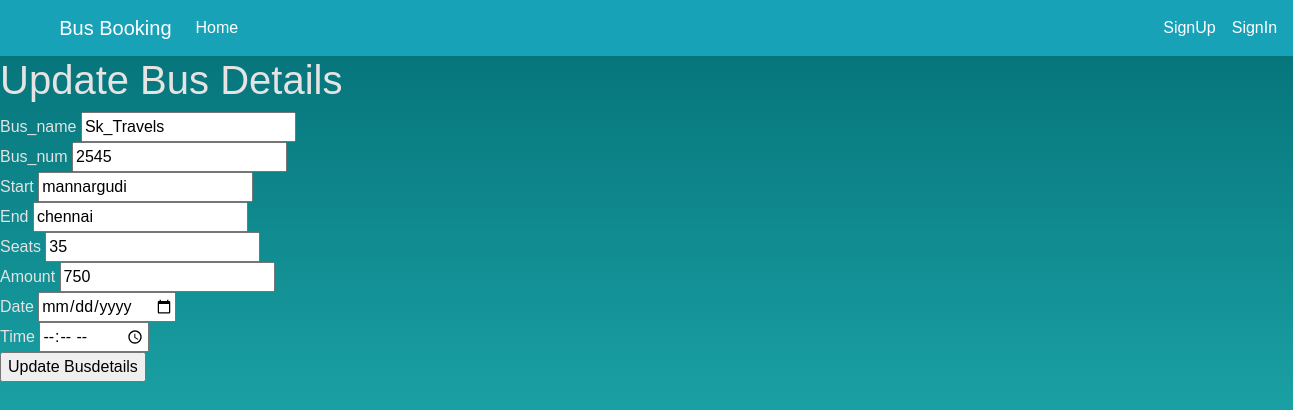
The app's page /busupdate/1 with its own data.
### busbookapp/models.py (models this page shows)
class Bus(models.Model):
    bus_name=models.CharField(max_length=20)
    bus_no=models.IntegerField()
    start=models.CharField(max_length=30)
    end=models.CharField(max_length=30)
    seats=models.IntegerField()
    amount=models.IntegerField()
    date=models.DateField()
    time =models.TimeField()

### busbookapp/views.py (the view, shortened to what this page needs)
# urls.py: path('busupdate/<id>',views.Busupdate, name='busupdate'),
def Busupdate(request, id):
    bus_data = Bus.objects.get(id=id)
    return render(request, 'busbookapp/busupdate.html', {"bus_data": bus_data})

### busbookapp/templates/busbookapp/busupdate.html (shortened to what this page needs)
<!DOCTYPE html>
{% extends 'busbookapp/base.html' %}
{% block content %}
{% load static %}
    <link rel="stylesheet" href="{% static 'css/style.css' %}">
<html lang="en">
<head>
</head>
<body>
<h1>
  Update Bus Details
</h1>
<form method = 'POST' >
       Bus_name <input type="text" name="bus_name" value="{{bus_data.bus_name}}"> <br>
       Bus_num  <input type="text" name="bus_num" Value="{{bus_data.bus_no}}"> <br>
       Start   <input type="text" name="start" Value="{{bus_data.start}}"> <br>
       End      <input type="text" name="end" Value="{{bus_data.end}}"> <br>
       Seats    <input type="number" name="seats" Value="{{bus_data.seats}}"><br>
       Amount <input type="number" name="amount" Value="{{bus_data.amount}}"> <br>
       Date     <input type="date" name="date" Value="{{bus_data.date}}"> <br>
       Time     <input type="time" name="time" Value="{{bus_data.time}}"> <br>
     <input type='submit' value="Update Busdetails">
</form>
{% endblock %}

### busbookapp/static/css/style.css (style rules this page uses)
html, body { height: 130%; ; width: 100%; ; }
body { font-family:Sans-serif; max-height: 100%; overflow: auto; background-image: linear-gradient(to top, #30cfd0 0%, #036F75 100%); color: #e5e3e3; overflow-x: hidden; }

### records on screen
Bus: bus_name "Sk_Travels", bus_num "2545", start "mannargudi", end "chennai", seats "35", amount "750"
